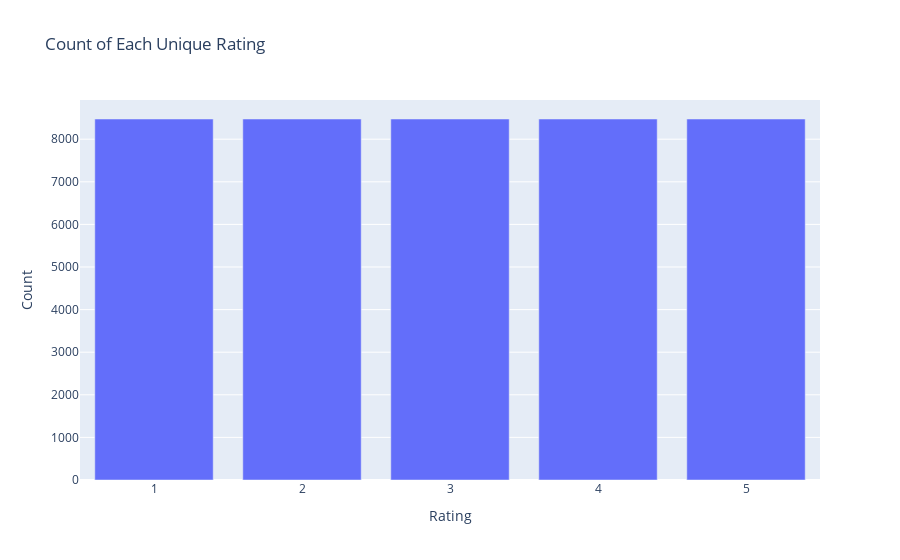

Source (notebook cell):
### Markdown cell above
As we can see, now the dataset are more balanced:

### Code cell
display_ratings(reviews_df)

### Figure 1 — Plotly figure (JSON) as saved in the notebook; plotly's stock layout.template omitted (floating-point values rounded to 4 significant figures)
{"data": [{"alignmentgroup": "True", "hovertemplate": "Rating=%{x}<br>Count=%{y}<extra></extra>", "legendgroup": "", "marker": {"color": "#636efa", "pattern": {"shape": ""}}, "name": "", "offsetgroup": "", "orientation": "v", "showlegend": false, "textposition": "auto", "type": "bar", "x": [2, 5, 3, 1, 4], "xaxis": "x", "y": [8474, 8474, 8474, 8474, 8474], "yaxis": "y"}], "layout": {"barmode": "relative", "legend": {"tracegroupgap": 0}, "title": {"text": "Count of Each Unique Rating"}, "xaxis": {"anchor": "y", "domain": [0, 1], "title": {"text": "Rating"}}, "yaxis": {"anchor": "x", "domain": [0, 1], "title": {"text": "Count"}}}}
